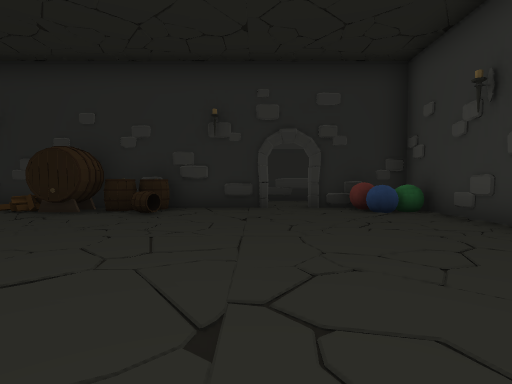
view 1 (above)

24 first-person views from a walk through a Unity game level. The camera is 1.3 m above the floor, tilts 2° down and sees 80° across. The floor is counted in squares, 2 m on a side. Each view is taken from the middle of a square. On the plan, view 1 faces up. The plan holds only what a view shows up to about 10 squares ahead; the rest is blank. The place goes on beyond the plan. The player is left out. Door leaves are left out, so doorways stand open. Some surface patterns are stand-ins.

view 2
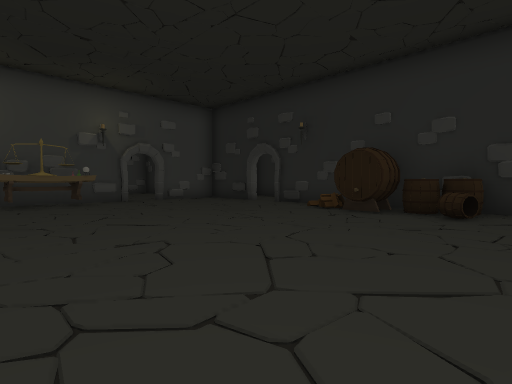

view 3
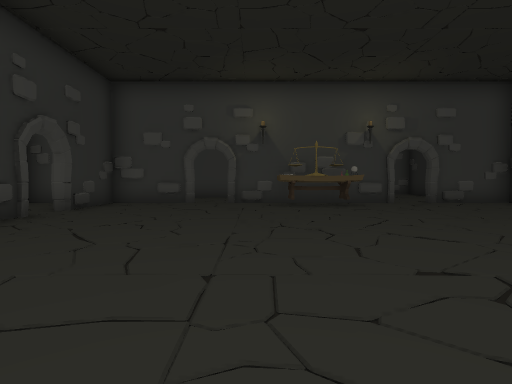

view 4
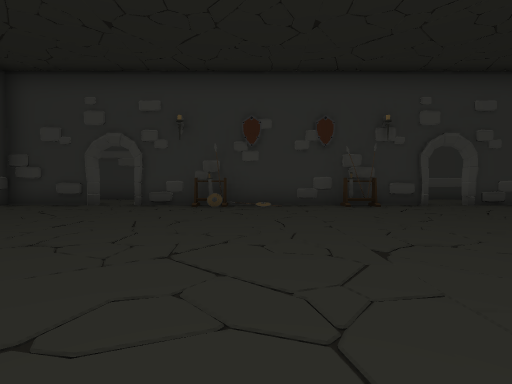

view 5
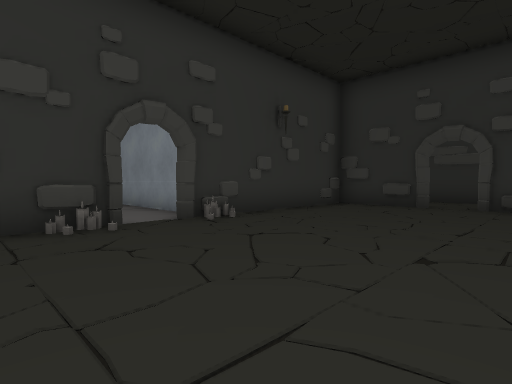

view 6
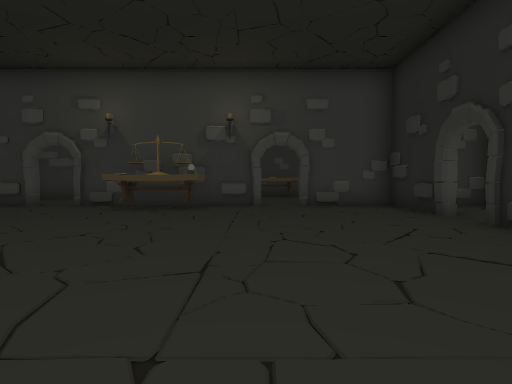

view 7
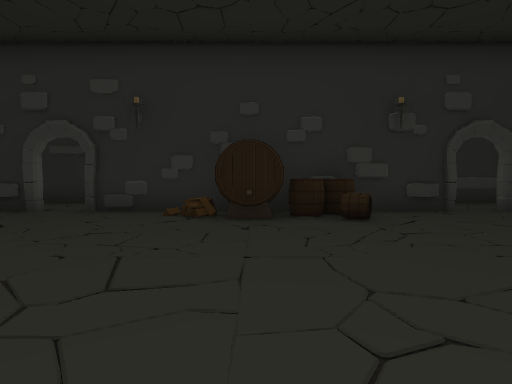

view 8
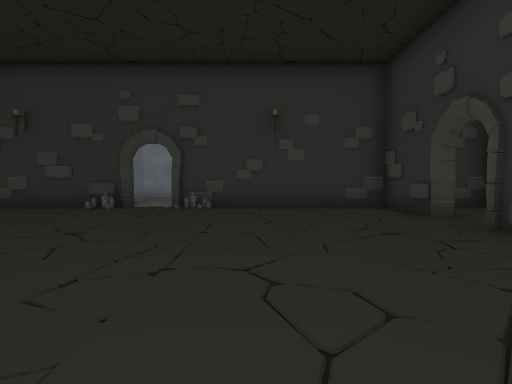

view 9
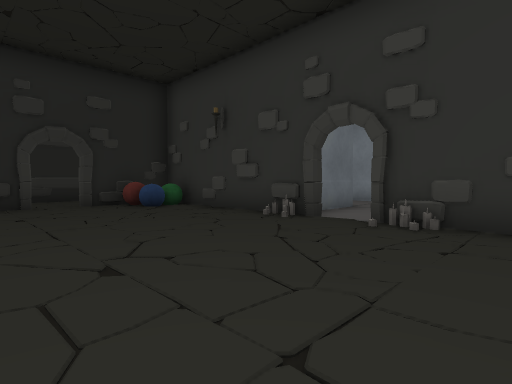

view 10
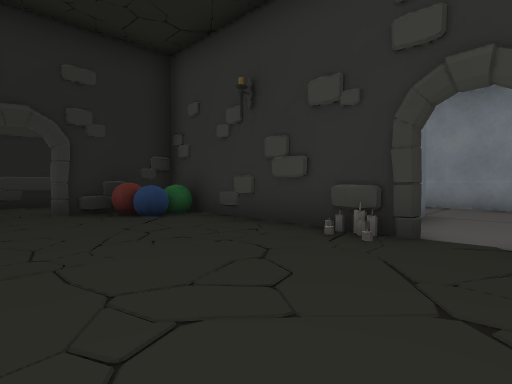

view 11
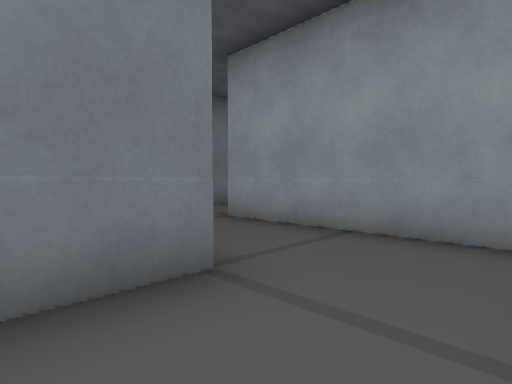

view 12
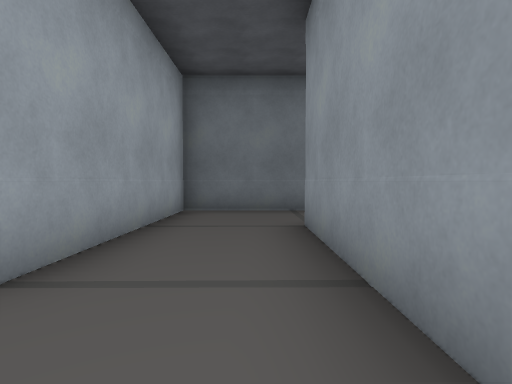

view 13
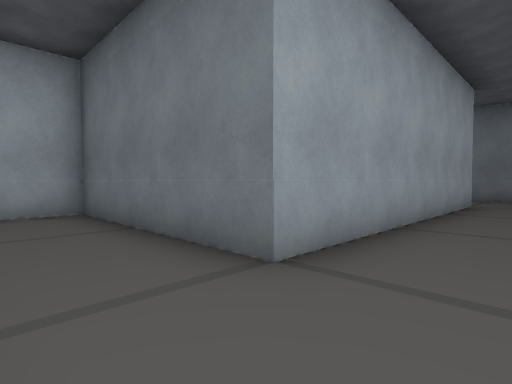

view 14
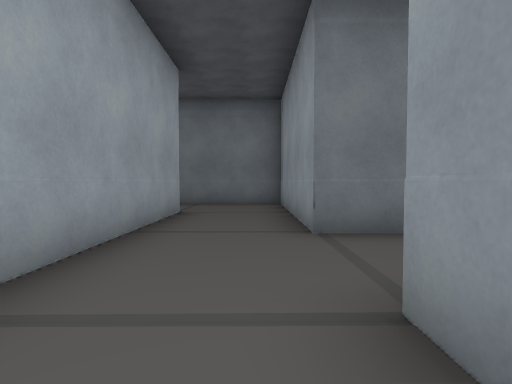

view 15
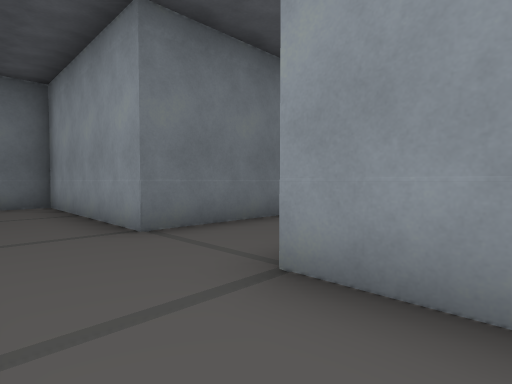

view 16
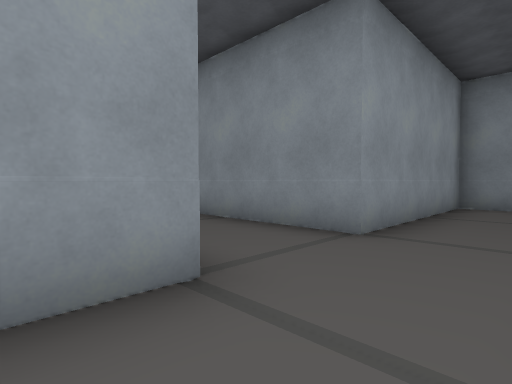

view 17
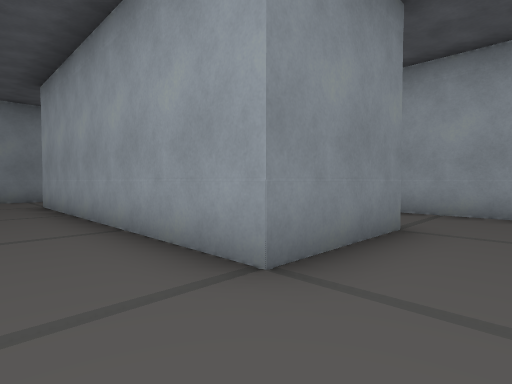

view 18
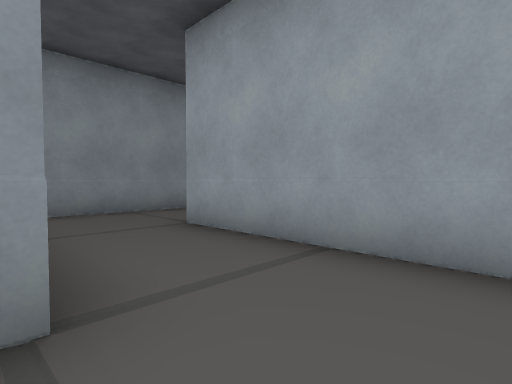

view 19
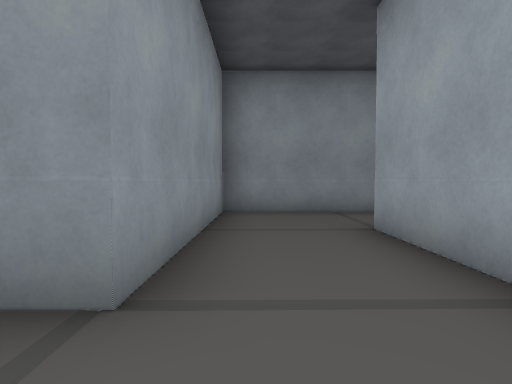

view 20
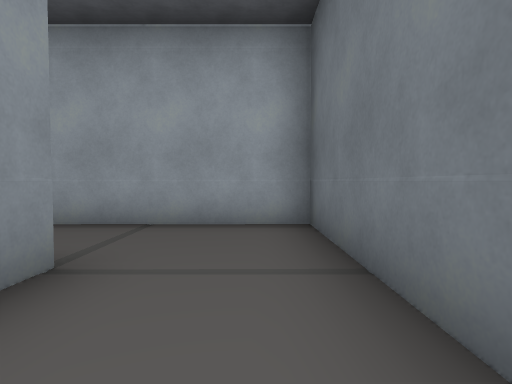

view 21
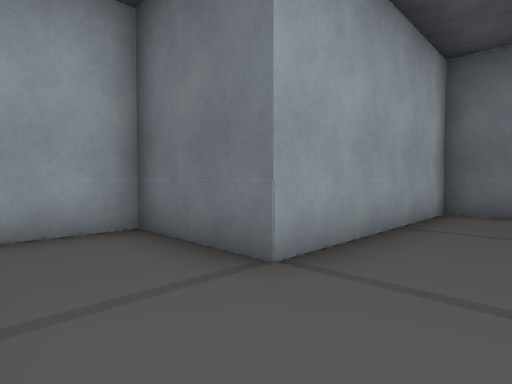

view 22
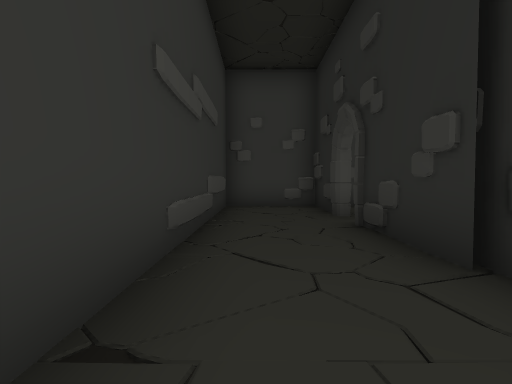

view 23
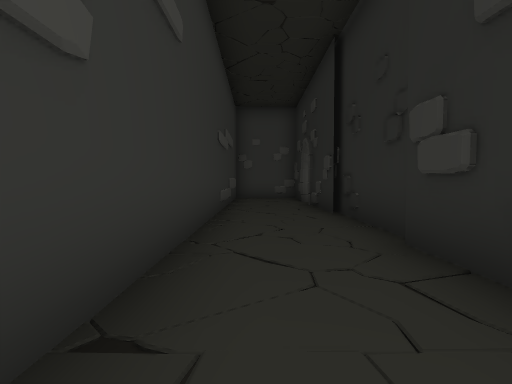

view 24
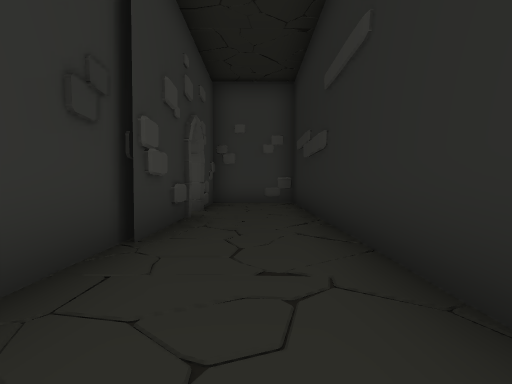

### Floor plan
Ten units are one square. View 1 is at (0, 0); x grows to the right and y downward. Boxes are objects, and circles mark ways between rooms. Rooms are numbered by the first view taken in them; rooms with no view inside come last. Other rooms are left out.
<svg viewBox="-116 -183 293 257">
<path fill="none" stroke="#000" d="M-45 -76 -75 -76M1 -76 -26 -76M-61 38 -55 38M37 -22 37 -76 15 -76M38 -48 37 -54M-75 43 1 43M15 43 37 43 37 -6M-89 -76 -111 -76M-111 -40 -111 6M-111 20 -111 39M-111 -80 -111 -54M-111 43 -89 43M109 -55 137 -55 137 -105 172 -105M165 -128 137 -128 137 -178 64 -178 64 -128 39 -128 39 -112M49 -105 87 -105 87 -155 114 -155 114 -78 64 -78 64 -28 49 -28M87 -12 87 -55M50 -5 81 -5M-7 44 -15 44M-24 44 -45 44M-44 68 20 68M37 69 37 60M-32 -101 -111 -101 -111 -80M-75 -78 -55 -78M-75 -76 -44 -76M33 -101 6 -101M-107 -76 -95 -76M-91 44 -111 44M-111 39 -111 68 -74 68M-74 68 -44 68M-54 44 -75 44M-64 43 -68 46"/>
<rect x="-105" y="-35" width="10" height="30" fill="#bbb"><title>other object</title></rect>
<rect x="-55" y="35" width="10" height="10" fill="#bbb"><title>other object</title></rect>
<rect x="-55" y="-75" width="40" height="20" fill="#bbb"><title>other object</title></rect>
<rect x="-25" y="35" width="10" height="10" fill="#bbb"><title>shield</title></rect>
<rect x="-25" y="25" width="10" height="10" fill="#bbb"><title>other object</title></rect>
<rect x="15" y="-75" width="10" height="10" fill="#bbb"><title>other object</title></rect>
<rect x="25" y="-75" width="10" height="10" fill="#bbb"><title>other object</title></rect>
<rect x="35" y="-15" width="10" height="10" fill="#bbb"><title>candle</title></rect>
<rect x="35" y="-35" width="10" height="10" fill="#bbb"><title>candle</title></rect>
<circle cx="45" cy="-20" r="3" fill="#2a7"/>
<circle cx="50" cy="-10" r="3" fill="#2a7"/>
<circle cx="10" cy="40" r="3" fill="#2a7"/>
<circle cx="-35" cy="-80" r="3" fill="#2a7"/>
<circle cx="-80" cy="-80" r="3" fill="#2a7"/>
<circle cx="10" cy="-80" r="3" fill="#2a7"/>
<circle cx="-80" cy="45" r="3" fill="#2a7"/>
<circle cx="-50" cy="60" r="3" fill="#2a7"/>
<circle cx="-80" cy="60" r="3" fill="#2a7"/>
<text x="-30" y="-20">1</text>
<text x="120" y="-100">2</text>
<text x="-10" y="50">3</text>
<text x="-30" y="-90">4</text>
<text x="-90" y="60">5</text>
<text x="-60" y="60">6</text>
</svg>
Room 1 opens to room 2. Room 1 opens to room 3. Room 1 opens to room 4. Room 1 opens to room 5. Room 3 opens to room 6. Room 5 opens to room 6.

Where each view was taken, in squares from view 1:
view 1: 0 up, 0 right, facing up
view 2: 0 up, 1 left, facing up-left
view 3: 0 up, 2 left, facing left
view 4: 4 up, 3 left, facing down
view 5: 4 up, 1 left, facing down-right
view 6: 4 up, 3 left, facing left
view 7: 1 up, 4 left, facing up
view 8: 1 down, 4 left, facing right
view 9: 1 down, 1 left, facing up-right
view 10: 1 up, 0 right, facing up-right
view 11: 1 up, 5 right, facing up-right
view 12: 1 up, 8 right, facing up
view 13: 6 up, 13 right, facing up-left
view 14: 9 up, 13 right, facing up
view 15: 9 up, 12 right, facing up-right
view 16: 14 up, 12 right, facing down-right
view 17: 17 up, 13 right, facing down-left
view 18: 17 up, 9 right, facing down-left
view 19: 17 up, 8 right, facing down
view 20: 17 up, 11 right, facing left
view 21: 11 up, 8 right, facing up-left
view 22: 6 down, 3 left, facing left
view 23: 6 down, 1 right, facing left
view 24: 9 up, 2 left, facing left
